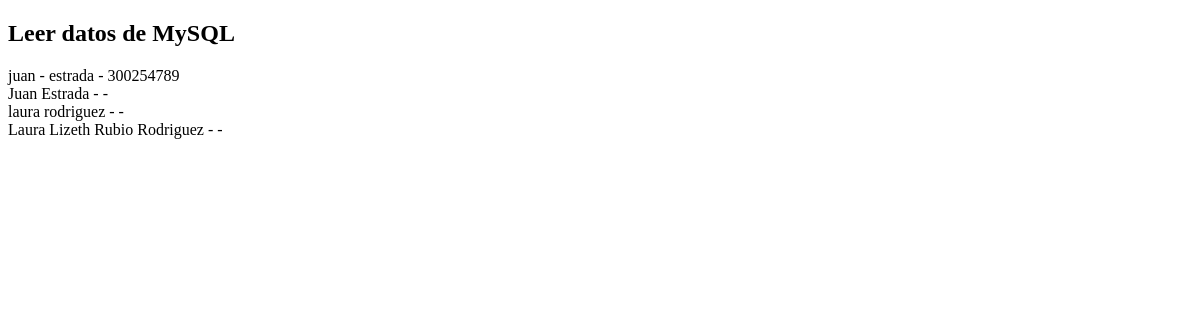
The app's page /leer.php, older data.
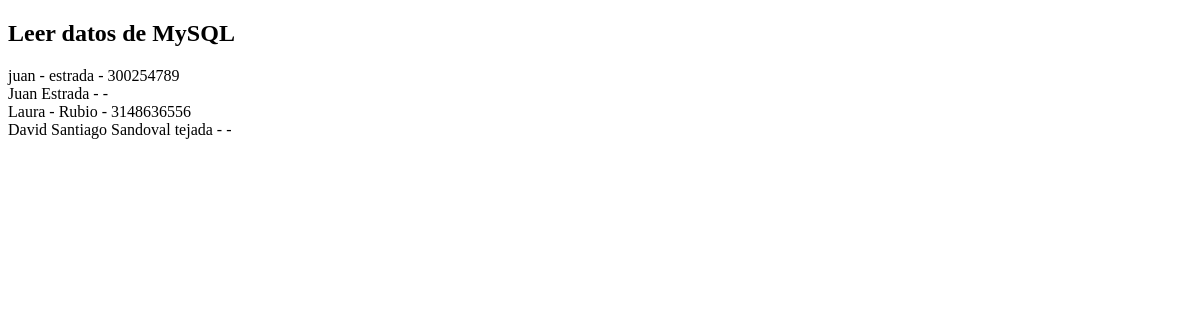
The same page, newer data.
### tables this page shows
CREATE TABLE `usuarios` (
  `id_usuario` int(11) NOT NULL,
  `nombre` varchar(100) NOT NULL,
  `apellido` varchar(100) NOT NULL,
  `direccion` varchar(300) DEFAULT NULL,
  `email` varchar(150) NOT NULL,
  `telefono` varchar(25) DEFAULT NULL,
  `contrasena` varchar(255) NOT NULL,
  `tipo_pago` varchar(50) DEFAULT NULL,
  `rol` enum('cliente','admin') DEFAULT 'cliente',
  `fecha_registro` timestamp NOT NULL DEFAULT current_timestamp(),
  `google_id` varchar(100) DEFAULT NULL,
  `foto` varchar(255) DEFAULT NULL
);

### leer.php (called while the page is built)
<?php
require __DIR__ . '/app/Views/leer.php';

### app/Views/leer.php (the view, shortened to what this page needs)
<!DOCTYPE html>
<html lang="es">
<head>
</head>
<body>
  <h2>Leer datos de MySQL</h2>
  <?php
  $conn = mysqli_connect("localhost", "root", "", "belleza_y_glamur_angelita");
  $resultado = mysqli_query($conn, "SELECT * FROM usuarios");
  while($fila = mysqli_fetch_assoc($resultado)){
      echo $fila["nombre"] . " - " . $fila["apellido"] . " - " . $fila["telefono"] ."<br>";
  }
  ?>
</body>
</html>

Row changes from the older to the newer data that the page shows:
removed usuarios: nombre "laura rodriguez"
removed usuarios: nombre "Laura Lizeth Rubio Rodriguez"
added usuarios: nombre "Laura", apellido "Rubio", telefono "3148636556"
added usuarios: nombre "David Santiago Sandoval tejada"
